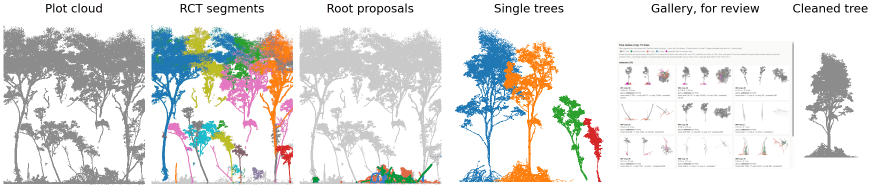
#> input picture docs/img/1_overview.png, 1742 x 386 px (shown at 1/2 size)
$ python -i make_figures.py   (imports and definitions only)
#> lines starting #> are read from the running program, lines starting #| are printed output that depends on the picture
"""Figures of the README, from the test crop (docs/img/*.png, < 500 kB each).
Usage: make_figures.py <project> <plot> <stem> --hand <hand-cleaned tree.ply> [--single <project>] --gallery <gallery screenshot.png> --qc <one.png> <two.png>
<project>: run_plot.sh --project; the crop must be run with --keep. Run in the conda env rayroots. Figure 3 runs RCT."""
# %% Imports
import argparse
import tempfile
from pathlib import Path

import matplotlib
# [1 line not run here, left out]
import matplotlib.pyplot as plt  # noqa: E402
import numpy as np  # noqa: E402
import pandas as pd  # noqa: E402
from matplotlib.collections import PolyCollection  # noqa: E402
from PIL import Image  # noqa: E402

from rayroots.plot.roots import flip  # noqa: E402
from rayroots.plot.roots import ground as rw  # noqa: E402
from rayroots.plot.roots import plotdata as cm  # noqa: E402
from rayroots.plot.roots import rct_tools as rt  # noqa: E402
from rayroots.plot import page  # noqa: E402
from rayroots.plot.finish import read_ply  # noqa: E402

GREY = "#8c8c8c"
PALE = "#c9c9c9"
CUT = "#c0143c"
SRC = {k: np.array(page.COL[k]) / 255 for k in page.COL}
TREE = "crop_56"                   # hand-root tree SU7_psp3_364_136, one of its two stems
OUT = Path(__file__).parent / "img"
# [1 line not run here, left out]


# %% Helpers
# [24 lines left out: functions side, save, titles, not called in this run]


def sample(n, m, seed=0):
    return np.random.default_rng(seed).permutation(n)[:m]


# [4 lines left out: function colours, not called in this run]


def trees_csv(rv):
    return pd.read_csv(rv.parent.parent / "work" / rv.name / "trees.csv")


def tree_file(rv, tree):
    return rv / trees_csv(rv).set_index("tree").at[tree, "file"]


def read_tree(rv, tree):
    a = read_ply(tree_file(rv, tree))
    return {k: np.asarray(a[k], float) for k in ("x", "y", "z", "hag", "root_src")}


# [25 lines left out: functions cylinders, draw_cylinders, not called in this run]


# %% Figure 1: one tree through the workflow
HAND_TREE = "SU7_psp3_364_136"     # its RCT segments
SEGS = {56: "#6a3d9a", 22: "#b8860b"}
STEM_C, ROOT_C, WOOD = "#3b6e8f", "#a0522d", "#5b3a1e"
FAINT = "#e4e4e4"


# [169 lines left out: functions align, fig1, fig2, fig3, not called in this run]


# %% Figure 4: gallery
def fig4(gallery):
#> called with gallery = 'img/1_overview.png'
    img = Image.open(gallery).convert("RGB")
#> img is the input picture: PIL image 1742x386 RGB; mean R, G, B 226.5, 226.5, 224.7
    p = OUT / "4_gallery.png"
    img.resize((1100, round(img.height * 1100 / img.width)), Image.LANCZOS).quantize(128).save(p, optimize=True)
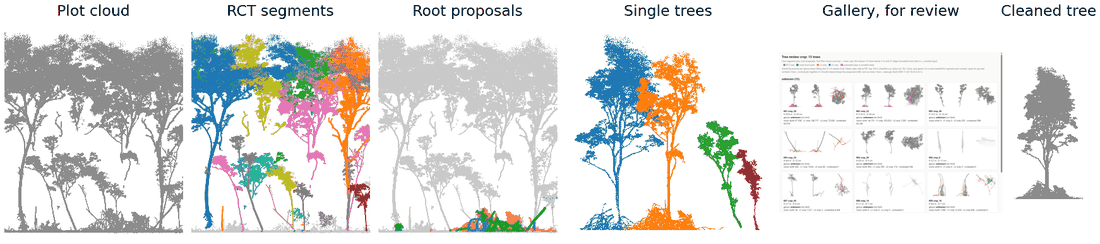
#> saved as 4_gallery.png: PIL image 1100x244 P; mean R, G, B 225.9, 226.2, 224.2
    print(f"{p.name}: {p.stat().st_size / 1000:.0f} kB")


# %% Figure 5: the cut, two rayroots-single QC figures
# [5 lines left out: function fig5, not called in this run]


# %% Run
# [16 lines not run here, left out]

>>> result = fig4('img/1_overview.png')

$ run again, on docs/img/5_cut.png
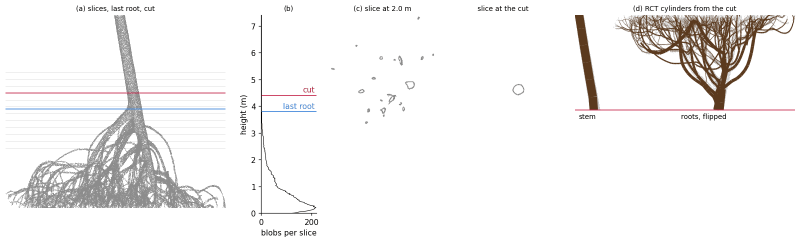
#> input picture docs/img/5_cut.png, 1600 x 484 px (shown at 1/2 size)
#> in fig4, img is the input picture: PIL image 1600x484 RGB; mean R, G, B 243.5, 242.5, 242
#> in fig4, `img.resize((1100, round(img.height * 1100 / img.width)), Image.LANCZOS..`:
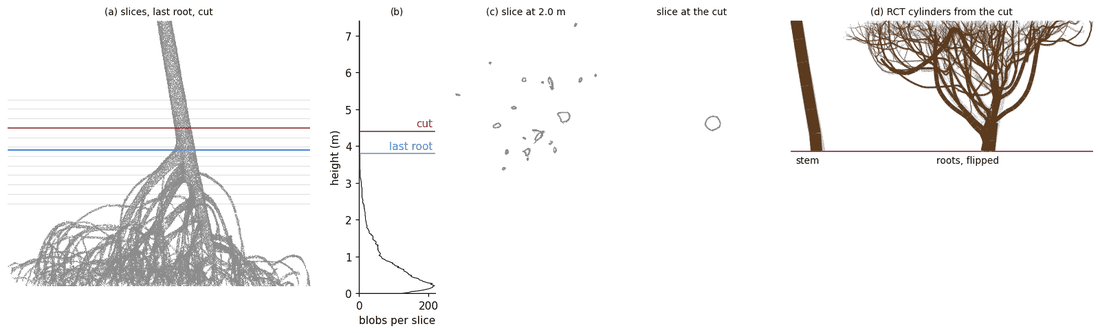
#> saved as 4_gallery.png: PIL image 1100x333 P; mean R, G, B 243.1, 242.2, 241.7

$ run again, on docs/img/5_cut_two_stems.png
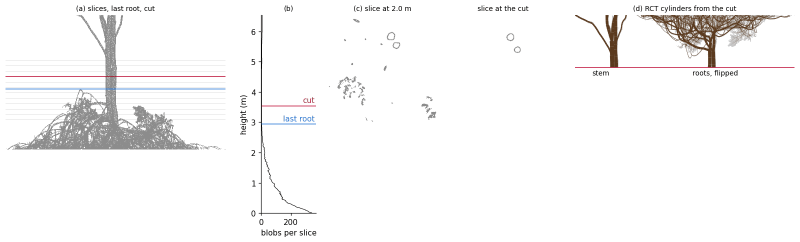
#> input picture docs/img/5_cut_two_stems.png, 1600 x 484 px (shown at 1/2 size)
#> in fig4, img is the input picture: PIL image 1600x484 RGB; mean R, G, B 247.5, 246.9, 246.8
#> in fig4, `img.resize((1100, round(img.height * 1100 / img.width)), Image.LANCZOS..`:
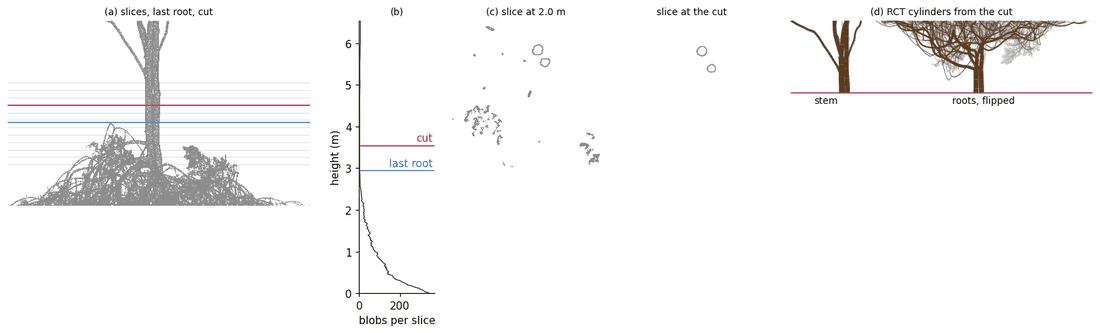
#> saved as 4_gallery.png: PIL image 1100x333 P; mean R, G, B 247.3, 246.7, 246.6
